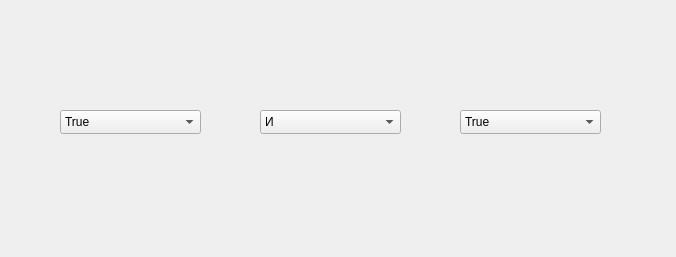
<?xml version="1.0" encoding="UTF-8"?>
<ui version="4.0">
 <class>Widget</class>
 <widget class="QWidget" name="Widget">
  <property name="geometry">
   <rect>
    <x>0</x>
    <y>0</y>
    <width>676</width>
    <height>257</height>
   </rect>
  </property>
  <property name="windowTitle">
   <string>Логический калькуляктор</string>
  </property>
  <widget class="QComboBox" name="firstOperandCmb">
   <property name="geometry">
    <rect>
     <x>60</x>
     <y>110</y>
     <width>141</width>
     <height>24</height>
    </rect>
   </property>
   <item>
    <property name="text">
     <string>True</string>
    </property>
   </item>
   <item>
    <property name="text">
     <string>False</string>
    </property>
   </item>
  </widget>
  <widget class="QComboBox" name="cmbOperation">
   <property name="geometry">
    <rect>
     <x>260</x>
     <y>110</y>
     <width>141</width>
     <height>24</height>
    </rect>
   </property>
   <item>
    <property name="text">
     <string>И</string>
    </property>
   </item>
   <item>
    <property name="text">
     <string>ИЛИ</string>
    </property>
   </item>
   <item>
    <property name="text">
     <string>ИСКЛЮЧАЮЩЕЕ ИЛИ</string>
    </property>
   </item>
   <item>
    <property name="text">
     <string>НЕ</string>
    </property>
   </item>
   <item>
    <property name="text">
     <string>РАВНО</string>
    </property>
   </item>
   <item>
    <property name="text">
     <string>НЕ РАВНО</string>
    </property>
   </item>
  </widget>
  <widget class="QComboBox" name="secondOperandCmb">
   <property name="geometry">
    <rect>
     <x>460</x>
     <y>110</y>
     <width>141</width>
     <height>24</height>
    </rect>
   </property>
   <item>
    <property name="text">
     <string>True</string>
    </property>
   </item>
   <item>
    <property name="text">
     <string>False</string>
    </property>
   </item>
  </widget>
  <widget class="QLabel" name="resultLabel">
   <property name="geometry">
    <rect>
     <x>220</x>
     <y>30</y>
     <width>221</width>
     <height>71</height>
    </rect>
   </property>
   <property name="font">
    <font>
     <pointsize>18</pointsize>
     <weight>75</weight>
     <bold>true</bold>
    </font>
   </property>
   <property name="text">
    <string/>
   </property>
   <property name="alignment">
    <set>Qt::AlignCenter</set>
   </property>
  </widget>
 </widget>
 <resources/>
 <connections/>
</ui>
